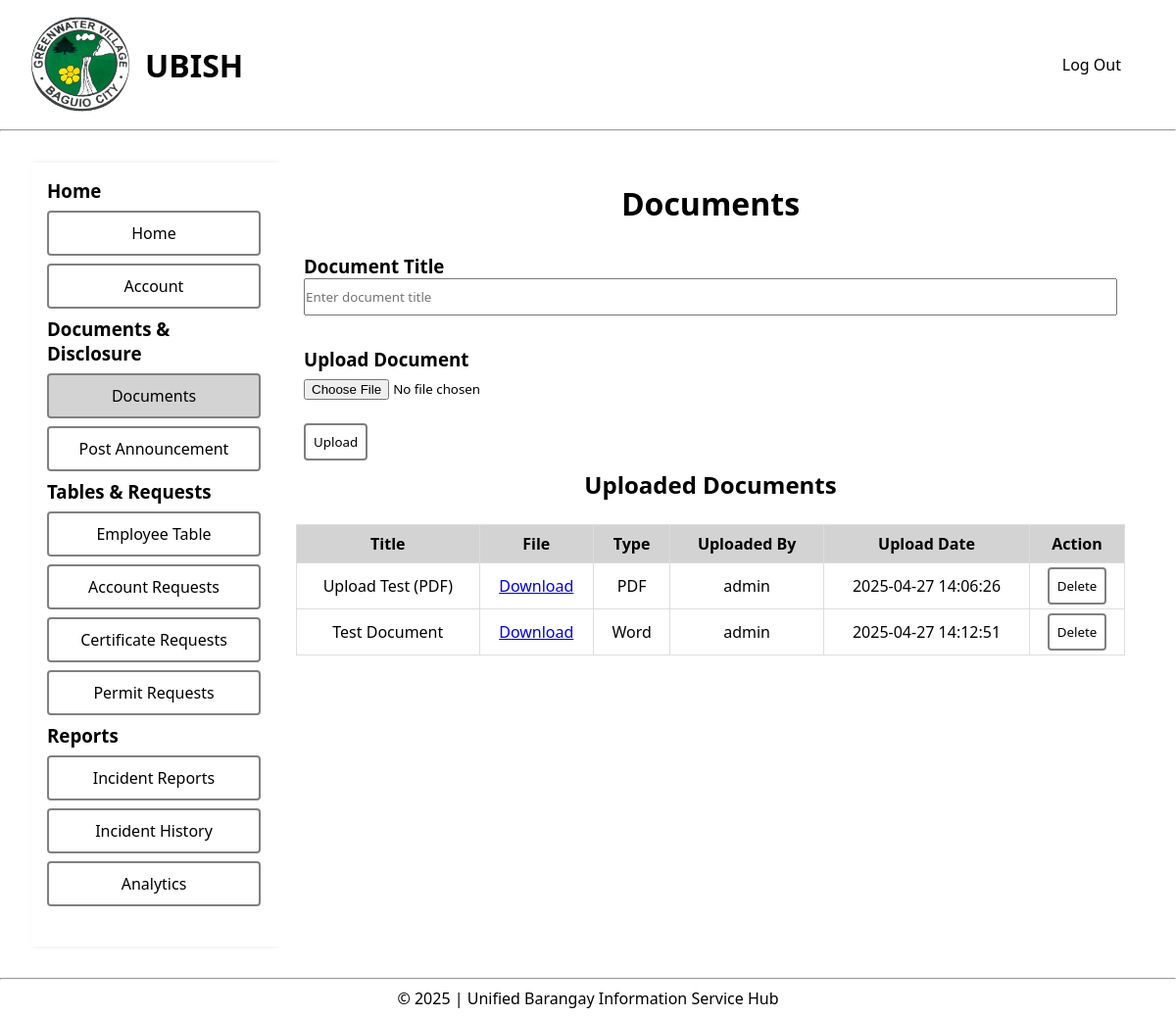
/pages/main/documents.php (signed in), run on an earlier commit of the app's database.
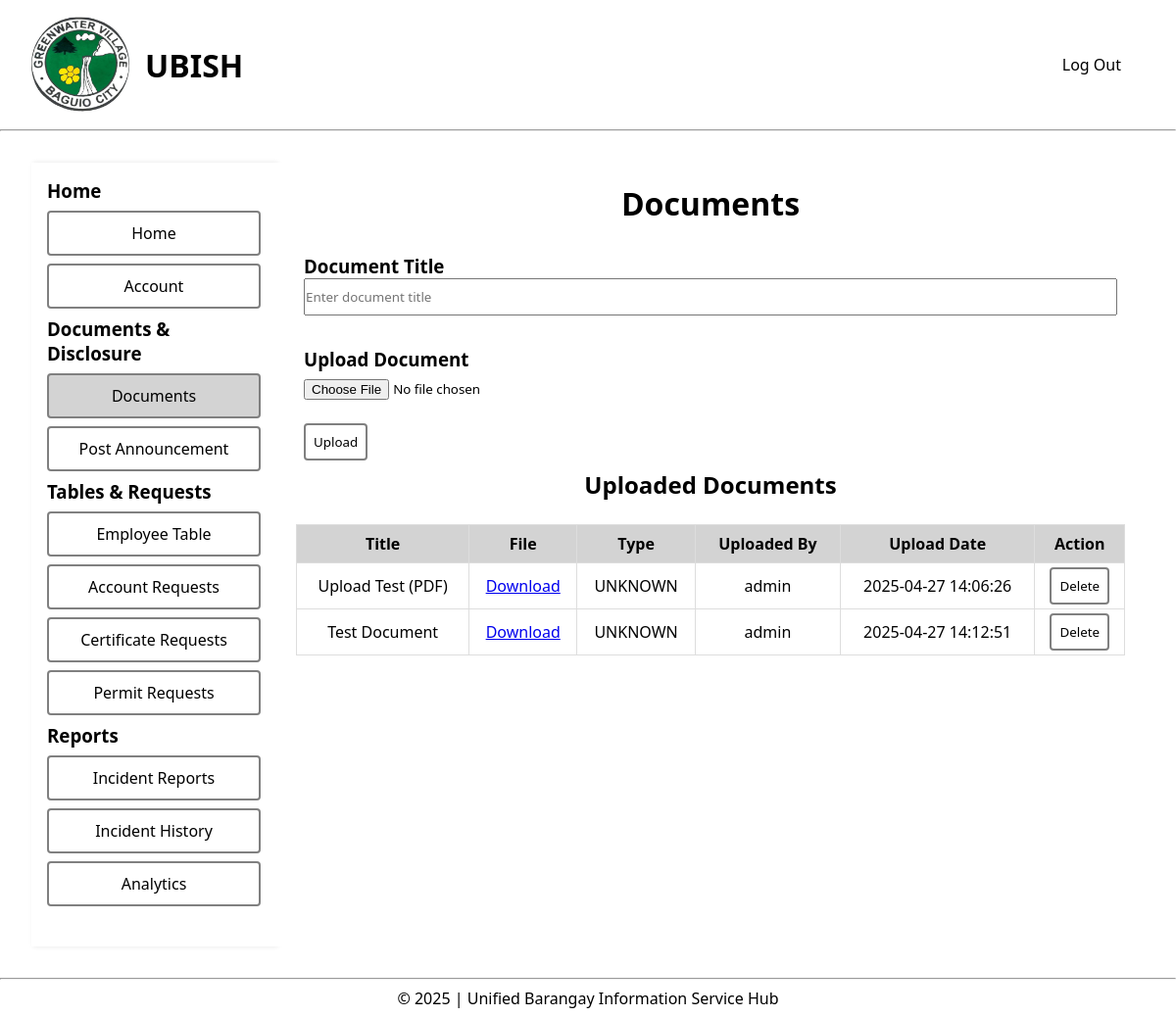
And on a later commit of the database.
### tables this page shows
CREATE TABLE `files` (
  `file_id` int(11) NOT NULL,
  `title` varchar(255) NOT NULL,
  `file_name` varchar(255) NOT NULL,
  `file_path` varchar(255) NOT NULL,
  `uploaded_by` int(11) DEFAULT NULL,
  `upload_date` timestamp NOT NULL DEFAULT current_timestamp(),
  `privacy` enum('Public','Private') NOT NULL DEFAULT 'Public',
  `file_type` varchar(255) DEFAULT NULL
);

### pages/main/documents.php (the view, shortened to what the changed rows need)
<?php
include '../../config/dbfetch.php';
$documentsFetch = "SELECT * FROM files";
$stmt = $pdo->query($documentsFetch);
$documents = $stmt->fetchAll(PDO::FETCH_ASSOC);
function getDocumentsTable($pdo)
{
    $documentsFetch = "SELECT * FROM files";
    $stmt = $pdo->query($documentsFetch);
    $documents = $stmt->fetchAll(PDO::FETCH_ASSOC);
    $output = "";
    $mimeMap = [
        'application/pdf' => 'PDF',
        'application/msword' => 'Word',
        'application/vnd.openxmlformats-officedocument.wordprocessingml.document' => 'Word',
        'application/vnd.ms-excel' => 'Excel',
        'application/vnd.openxmlformats-officedocument.spreadsheetml.sheet' => 'Excel',
        'image/jpeg' => 'JPEG',
        'image/png' => 'PNG',
        'text/plain' => 'Text'
    ];
    foreach ($documents as $document) {
        $documentId = $document['file_id'];
        $title = htmlspecialchars($document['file_name']);
        $filePath = htmlspecialchars($document['file_path']);
        $rawType = $document['file_type'] ?? 'unknown/unknown';
        $fileType = $mimeMap[$rawType] ?? strtoupper(explode('/', $rawType)[1] ?? 'Unknown');
        $uploadedBy = $document['uploaded_by'];
        $uploadDate = $document['upload_date'];
        $userFetch = "SELECT username FROM login_details WHERE user_id = :uploaded_by";
        $stmtUser = $pdo->prepare($userFetch);
        $stmtUser->execute([':uploaded_by' => $uploadedBy]);
        $user = $stmtUser->fetch(PDO::FETCH_ASSOC);
        $username = $user ? $user['username'] : 'Unknown';
        $output .= "<tr>
                        <td>$title</td>
                        <td><a href='$filePath' download>Download</a></td>
                        <td>$fileType</td>
                        <td>$username</td>
                        <td>$uploadDate</td>
                        <td><button onclick='confirmDelete($documentId)'>Delete</button></td>
                    </tr>";
    }
    return $output;
}
?>
<!DOCTYPE html>
<html lang="en">
<head>
    <link rel="stylesheet" href="../../assets/css/style.css">
</head>
</head>
<body>
    <header>
        <div class="navigation">
            <div class="logo">
                <h1>UBISH</h1>
            </div>
        </div>
    </header>
    <main>
        <div class="dashboard-main">
            <div class="dashboard-content">
                <h1>
                    <center>Documents</center>
                </h1><br>
                <h2>
                    <center>Uploaded Documents</center>
                </h2>
                <table class="documents-table">
                    <thead>
                        <tr>
                            <th>Title</th>
                            <th>File</th>
                            <th>Type</th>
                            <th>Uploaded By</th>
                            <th>Upload Date</th>
                            <th>Action</th>
                        </tr>
                    </thead>
                    <tbody>
                        <?php echo getDocumentsTable($pdo); ?>
                    </tbody>
                </table>
            </div>
        </div>
    </main>
</body>
</html>

What changed in the data, as far as the page shows it:
changed files "Upload Test (PDF)": file_type "PDF" → "UNKNOWN"
changed files "Test Document": file_type "Word" → "UNKNOWN"
